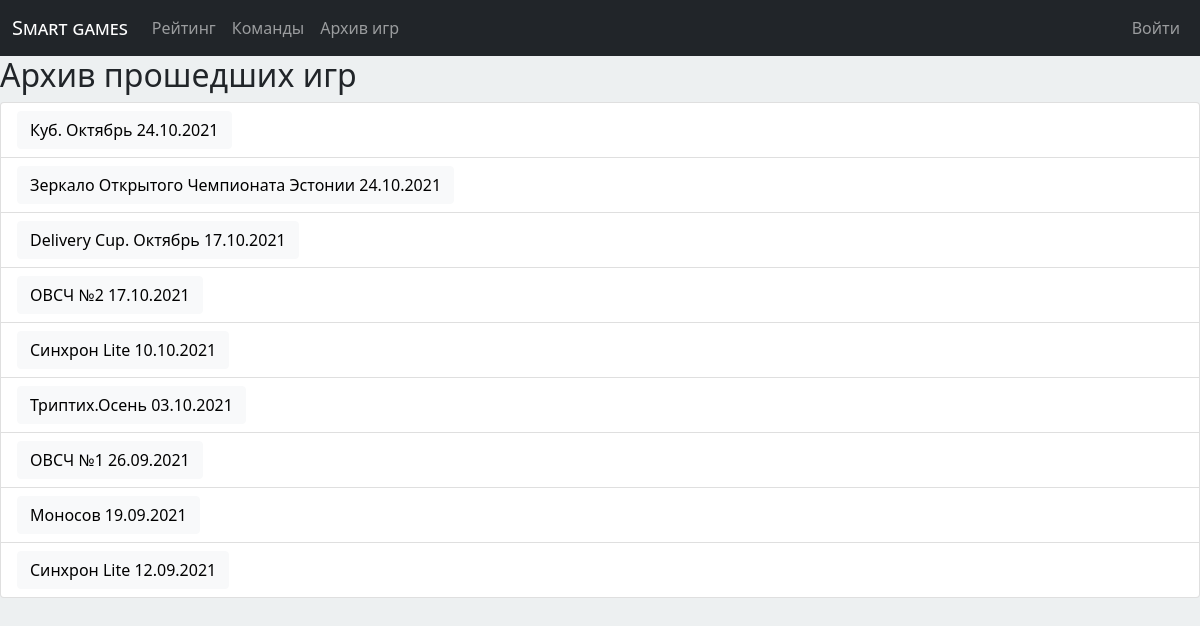
Page /gamesarcive on the committed database.
### brainstorm/models.py (models this page shows, shortened)
class Game(models.Model):
    name = models.CharField(
        "Название игры",
        max_length=200,
        validators=[MinLengthValidator(2,"Название должно быть длиннее чем 1 символ")]
    )
    date_time = models.DateTimeField("дата и время", auto_now_add=False)
    location = models.CharField(
        "Место проведения",
        max_length=200,
        validators=[MinLengthValidator(2,"Место должно быть длиннее чем 1 символ")]  # TODO Сделать геодатой
    )
    class Meta:
        verbose_name = 'Игра'
        verbose_name_plural = 'Игры'

### brainstorm/views.py (the view)
# urls.py: path('gamesarcive', views.ArchiveListView.as_view(), name = 'games_all'),
class ArchiveListView(ListView):
    model = Game
    template_name = "brainstorm/game_archive.html"
    def get(self, request):
        games = Game.objects.all().order_by('-date_time')
        ctx = {'games':games}
        retval = render(request, self.template_name, ctx)
        return retval

### brainstorm/templates/brainstorm/game_archive.html (shortened to what this page needs)
{% extends "baseform.html" %}
{% block content %}
<h2>Архив прошедших игр</h2>
{% if games %}
<ul class="list-group">
    {% for game in games %}
    <li class="list-group-item">
    <a href="{% url 'brainstorm:game_detail'  game.id %}" class="btn btn-light" role="button">{{ game.name }} {{ game.date_time|date:"d.m.Y" }}</a>
    {% endfor %}
{% endif %}
{% endblock %}

### brainstorm/templates/baseform.html (shortened to what this page needs)
<!DOCTYPE html>
{% load static %}
<html>
<head>
    <link rel="stylesheet" href="{% static '/bootstrap/css/bootstrap.min.css' %}" >
    <link rel="stylesheet" href="{% static '/bootstrap/js/bootstrap.min.js' %}" >
    <link rel="stylesheet" href="{% static '/css/headmenu.css' %}" >
    <link rel="stylesheet" href="https://cdnjs.cloudflare.com/ajax/libs/font-awesome/4.7.0/css/font-awesome.min.css">
</head>
<body>
    {% block navbar %}
    {% load app_tags %}
  <nav class="navbar navbar-expand-lg navbar-dark bg-dark">
    <div class="container-fluid">
      <a class="navbar-brand" href="{% url 'brainstorm:smartgames' %}">Smart games</a>
      <div class="collapse navbar-collapse" id="navbarSupportedContent">
        <ul class="navbar-nav me-auto mb-2 mb-lg-0">
          <li class="nav-item">
            <a class="nav-link" aria-current="page" href="{% url 'brainstorm:games_rating' %}">Рейтинг</a>
          </li>
          <li class="nav-item">
            <a class="nav-link" href="{% url 'brainstorm:personal_teams' %}">Команды</a>
          </li>
          <li class="nav-item">
            <a class="nav-link" href="{% url 'brainstorm:games_all' %}">Архив игр</a>
          </li>
        </ul>
        <ul class="navbar-nav navbar-right mb-2 mb-lg-0">
          {% if user.is_authenticated %}
          <li class="nav-item dropdown">
            <a class="nav-link dropdown-toggle" href="#" id="navbarDropdown" role="button" data-bs-toggle="dropdown" aria-expanded="false">
              {{ user.get_username }}
            </a>
            <ul class="dropdown-menu" aria-labelledby="navbarDropdown">
              <li><a class="dropdown-item" href="{% url 'logout' %}?next={% url 'brainstorm:smartgames' %}">Выйти</a></li>
            </ul>
          </li>
          {% else %}
          <li class="nav-item">
            <a class="nav-link" href="{% url 'login' %}?next={% url 'brainstorm:smartgames' %}">Войти</a>
          </li>
          {% endif %}
        </ul>
      </div>
    </div>
  </nav>
  {% endblock %}
  {% block content %} {% endblock %}
</body>
</html>

### static/css/headmenu.css (style rules this page uses)
:root { --main-color: #3f353a; }
body { background-color: #edf0f1 !important; }
nav ul { list-style: none ; }
nav a { text-decoration: none; color:#3f353a; font-variant: small-caps; font-size: medium; transition: .5s color; }

### rows in the picture
Game: name "Куб. Октябрь", date_time "24.10.2021"
Game: name "Зеркало Открытого Чемпионата Эстонии", date_time "24.10.2021"
Game: name "Delivery Cup. Октябрь", date_time "17.10.2021"
Game: name "ОВСЧ №2", date_time "17.10.2021"
Game: name "Синхрон Lite", date_time "10.10.2021"
Game: name "Триптих.Осень", date_time "03.10.2021"
Game: name "ОВСЧ №1", date_time "26.09.2021"
Game: name "Моносов", date_time "19.09.2021"
Game: name "Синхрон Lite", date_time "12.09.2021"
